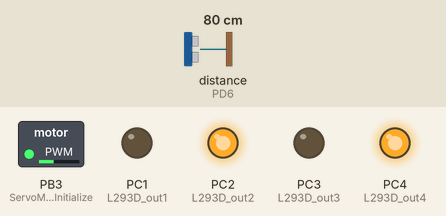
Recording of a program running on a simulated ATmega32, built with avr-gcc and emulated at 16 MHz. Parts: switched loads named in the program (green lamp = pin HIGH), output pins drawn as LEDs (lit = HIGH). Wiring (inferred from the names in the program): ultrasonic range finder: trigger PD3; echo PD6. Dashed ring = blinking. The inputs (shaded band) are chosen by the test bench; at power-on: distance to the obstacle (sensor on PD6) 80 cm. The echo pulse lasts 58.3 µs per cm; pins used as bus, display or sensor lines are not drawn.

Above: at 1.2 s.
1.3 s: distance to the obstacle (sensor on PD6) set to 34 cm
2.8 s: distance to the obstacle (sensor on PD6) set to 31 cm
At 4.08 s:
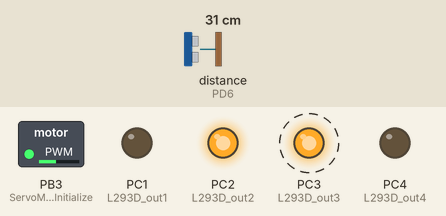
At 4.48 s:
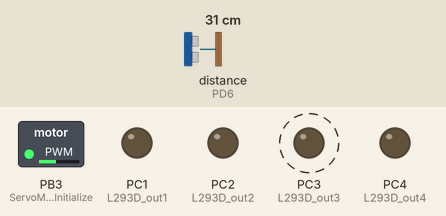
5.8 s: distance to the obstacle (sensor on PD6) set to 18 cm
8.8 s: distance to the obstacle (sensor on PD6) set to 35 cm
At 9.7 s:
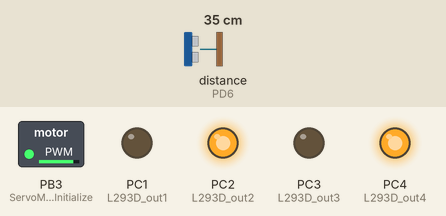
Timing chart, 0 to 11.7 s (numbered marks = the images above; inputs shaded):
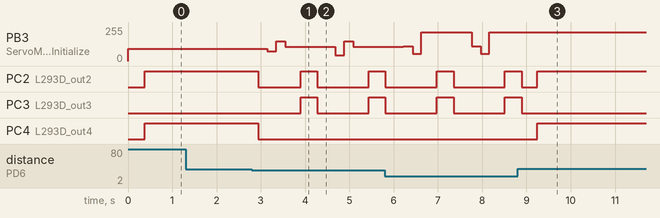

The program:

main.c
```c
/*
* final project.c
*
* Created: 10/11/2022 18:19:24
* Author : Computec
*/

#include <avr/io.h>
#include "main.h"

#define DELAY    200
int main(void)
{

	Uint16_t F_Distance;   // Forward distance
	Uint16_t R_Distance;   // Right distance
	Uint16_t L_Distance;   // left distance
	ServoMotor_Initialize();
	ServoMotor_Rotate(ANGLE0);
	_delay_ms(DELAY);
	timer1_init();         //TO control HCSR04
	TIMER2_voidInit();     //to control speed
	sei();  // ENABLE GLOBAL INTERRPUT
	HCSR04_init();
	LCD_initializing();
	L293D_init();
	while(1){

		F_Distance = Get_distance();
		if(F_Distance > 30)
		{
		lcd_goto_xy(0,0);
		LCD_write_string((uint8_t*)"car go forward");
		lcd_goto_xy(1,1);
		LCD_write_string((uint8_t*)"FD = ");
		LCD_write_num(F_Distance);
		LCD_write_string((uint8_t*)"cm");
		L293D_Forward(); //car go forward
		}
		else if((F_Distance < 30)&&(F_Distance <=15))
		{
		L293D_off();
		_delay_ms(DELAY);
		LCD_Clear();
		lcd_goto_xy(0,0);
		LCD_write_string((uint8_t*)"car turn 180");
		lcd_goto_xy(1,1);
		LCD_write_string((uint8_t*)"FD = ");
		LCD_write_num(F_Distance);
		LCD_write_string((uint8_t*)"cm");
		L293D_Turn180(); //car turn 180
		}
		else if ((F_Distance <= 30) && (F_Distance >15))
		{
		L293D_off();
		_delay_ms(DELAY);
		LCD_Clear();
		ServoMotor_Rotate(ANGLEP90);
		_delay_ms(DELAY);
		R_Distance = Get_distance();
		ServoMotor_Rotate(ANGLEN90);
		_delay_ms(DELAY);
		L_Distance = Get_distance();
		ServoMotor_Rotate(ANGLE0);
		_delay_ms(DELAY);
		if(L_Distance > R_Distance)
		{
		LCD_Clear();
		lcd_goto_xy(0,0);
		LCD_write_string((uint8_t*)"car turn left");
		lcd_goto_xy(1,1);
		LCD_write_string((uint8_t*)"LD = ");
		LCD_write_num(L_Distance);
		LCD_write_string((uint8_t*)"cm");
		L293D_TurnLeft();
		L293D_off();
		_delay_ms(DELAY);
		}
		else if(R_Distance >=L_Distance)
		{
		LCD_Clear();
		lcd_goto_xy(0,0);
		LCD_write_string((uint8_t*)"car turn right");
		lcd_goto_xy(1,1);
		LCD_write_string((uint8_t*)"RD = ");
		LCD_write_num(R_Distance);
		LCD_write_string((uint8_t*)"cm");
		L293D_TurnRight();
		L293D_off();
		_delay_ms(DELAY);
		}
		}
		//Reast all distanc
		F_Distance = 0;
		L_Distance = 0;
		R_Distance = 0;
	}

	return 0;
}
```

HCSR04_Inerface.c
```c
/*
* HCSR04_Inerface.c
*
* Created: 19/11/2022 02:57:02
*  Author: Computec
*/
#include "HCSR04_Private.h"

void HCSR04_init(void)
{
	DIO_SetPin_Direction(HCSR04_TRIG_PORT,HCSR04_TRIG_PIN,HCSR04_Out);
	DIO_SetPin_Direction(HCSR04_ECHO_PORT,HCSR04_ECHO_PIN,HCSR04_in);
}
Uint16_t Get_distance(void)
{
	uint32_t TIME;
	Uint16_t Distance;
	DIO_SetPin_value(HCSR04_TRIG_PORT,HCSR04_TRIG_PIN,HCSR04_Low);
	_delay_us(5);
	DIO_SetPin_value(HCSR04_TRIG_PORT,HCSR04_TRIG_PIN,HCSR04_HIGH);
	_delay_us(10);
	DIO_SetPin_value(HCSR04_TRIG_PORT,HCSR04_TRIG_PIN,HCSR04_Low);
	TIME = ReturnTime();
	Distance = (uint16_t)( TIME * (0.034 / 2) );
	return Distance;
}
```

L293D_Interface.c
```c
/*
* L293D_Interface.c
*
* Created: 16/11/2022 20:08:08
*  Author: Computec
*/
#include "L293D_Private.h"

void L293D_init(void)
{
	DIO_SetPin_Direction(L293D_Port,L293D_out1,L293_Output);
	DIO_SetPin_Direction(L293D_Port,L293D_out2,L293_Output);
	DIO_SetPin_Direction(L293D_Port,L293D_out3,L293_Output);
	DIO_SetPin_Direction(L293D_Port,L293D_out4,L293_Output);
}
void L293D_Forward(void)
{
	DIO_SetPin_value(L293D_Port,L293D_out1,L293_low);
	DIO_SetPin_value(L293D_Port,L293D_out2,L293_HIGH);
	DIO_SetPin_value(L293D_Port,L293D_out3,L293_low);
	DIO_SetPin_value(L293D_Port,L293D_out4,L293_HIGH);
}
void L293D_Reverse(void)
{
	DIO_SetPin_value(L293D_Port,L293D_out1,L293_HIGH);
	DIO_SetPin_value(L293D_Port,L293D_out2,L293_low);
	DIO_SetPin_value(L293D_Port,L293D_out3,L293_HIGH);
	DIO_SetPin_value(L293D_Port,L293D_out4,L293_low);
	_delay_ms(850);
}
void L293D_TurnRight(void)
{
	DIO_SetPin_value(L293D_Port,L293D_out1,L293_low);
	DIO_SetPin_value(L293D_Port,L293D_out2,L293_HIGH);
	DIO_SetPin_value(L293D_Port,L293D_out3,L293_HIGH);
	DIO_SetPin_value(L293D_Port,L293D_out4,L293_low);
	_delay_ms(375);
}
void L293D_TurnLeft(void)
{
	DIO_SetPin_value(L293D_Port,L293D_out1,L293_HIGH);
	DIO_SetPin_value(L293D_Port,L293D_out2,L293_low);
	DIO_SetPin_value(L293D_Port,L293D_out3,L293_low);
	DIO_SetPin_value(L293D_Port,L293D_out4,L293_HIGH);
	_delay_ms(375);
}
void L293D_Turn180(void)
{
	DIO_SetPin_value(L293D_Port,L293D_out1,L293_low);
	DIO_SetPin_value(L293D_Port,L293D_out2,L293_HIGH);
	DIO_SetPin_value(L293D_Port,L293D_out3,L293_HIGH);
	DIO_SetPin_value(L293D_Port,L293D_out4,L293_low);
	_delay_ms(800);
}
void L293D_off(void)
{
	DIO_SetPin_value(L293D_Port,L293D_out1,L293_low);
	DIO_SetPin_value(L293D_Port,L293D_out2,L293_low);
	DIO_SetPin_value(L293D_Port,L293D_out3,L293_low);
	DIO_SetPin_value(L293D_Port,L293D_out4,L293_low);
}
```

Servo_Inerface.c
```c
/*
* Servo_Inerface.c
*
* Created: 14/11/2022 21:22:14
*  Author: Computec
*/
#include "Servo_Private.h"

void ServoMotor_Initialize(void)
{
	//Define Direction for OCR0 pin as output
	Set_Bit(DDRB, PB3);
	//Choose mode from timer0 modes
	Set_Bit(TCCR0, WGM01);Set_Bit(TCCR0, WGM00);
	//Choose non-inverting mode
	Set_Bit(TCCR0, COM01);Clr_Bit(TCCR0, COM00);
	//Choose Prescaler
	Set_Bit(TCCR0, CS02);Clr_Bit(TCCR0, CS01);Clr_Bit(TCCR0, CS00);
	//Set new top value
	ICR1 = 1250;
}
void ServoMotor_Rotate(Fint32_t angle)
{
	OCR0 = ((ICR1 * angle) / 100) - 1;
}
```

Standard_Types.h
```c
/*
 * Standard_Types.h
 *
 * Created: 10/11/2022 18:24:07
 *  Author: Computec
 */


#ifndef STANDARD_TYPES_H_
#define STANDARD_TYPES_H_

typedef unsigned char Uint8_t;
typedef unsigned short int Uint16_t;
typedef unsigned long int Uint32_t;

typedef signed char Sint8_t;
typedef signed short int Sint16_t;
typedef signed long int Sint32_t;

typedef float Fint32_t;
typedef double Fint64_t;

#endif /* STANDARD_TYPES_H_ */
```

TIMER_Interface.c
```c
/*
 * TIMER_Interface.c
 *
 * Created: 19/11/2022 02:49:16
 *  Author: Computec
 */
#include "TIMER_Private.h"


/*static global to increased if Timer1 Register over Flow */
volatile static uint8_t TimerOverflow=0;


/*TIMER2 *****************************************************************************************/

void TIMER2_voidInit()
{
/*set TIMER2 Waveform Generation Mode:  Fast PWM Mode*/
Set_Bit(TCCR2,WGM20);
Set_Bit(TCCR2,WGM21);

/*Set Compare Match Output Mode Clear OC2 on compare match, set OC2 at TOP*/
Set_Bit(TCCR2,COM21);
Clr_Bit(TCCR2,COM20);

/*set Compare Value*/
OCR2 = 100;


/*Set TIMER2 prescaling: division by 64*/
/*first clear he three Clock Select bits select the clock source to be used by the Timer/Counter*/
TCCR2 &= 0b11111000;

TCCR2 |= 4;
}

/*TIMER1**************************************************************/

void TIMER1_ISR(void)
{
	TimerOverflow ++;	// Increment Timer Overflow count
}


void timer1_init(void)
{
	//Enable interbut
	Set_Bit(TIMSK,TOIE1);
	 //Set all bit to zero Normal operation
	TCCR1A = 0;
	TCCR1B = 0;
}
uint32_t ReturnTime(void)
{
	uint32_t Time_for_echo;
	TCNT1 = 0;             //clear timer counter
	TCCR1B = 0x41;	      // Capture on rising edge, No prescaler
	Set_Bit(TIFR,ICF1);   // Clear ICP flag (Input Capture flag)
	Set_Bit(TIFR,TOV1);   // Clear Timer Overflow flag
	while(Get_Bit(TIFR,ICF1)!=1);  //Wait for rising edge
	TCNT1 = 0;	                  // Clear Timer counter
	TCCR1B = 0x01;	              // Capture on falling edge, No prescaler
	Set_Bit(TIFR,ICF1);   // Clear ICP flag (Input Capture flag)
	Set_Bit(TIFR,TOV1);   // Clear Timer Overflow flag
	TimerOverflow = 0;     // clear timer over flow counter
	while(Get_Bit(TIFR,ICF1)!=1);  //Wait for falling edge
	Time_for_echo = ( ICR1 + ( 65535 * TimerOverflow) ) / 16 ;
	return Time_for_echo;
}
// TIMER1 OVER FLOW ISR
void __vector_9(void)				__attribute__((signal));
void __vector_9(void)
{
	TIMER1_ISR();
}
```

main.h
```c
/*
 * main.h
 *
 * Created: 10/11/2022 18:20:42
 *  Author: Computec
 */


#ifndef MAIN_H_
#define MAIN_H_

#include "CPU_Configration.h"
#include "LCD_Private.h"
#include "Servo_Private.h"
#include "L293D_Private.h"
#include "HCSR04_Private.h"


#endif /* MAIN_H_ */
```

CPU_Configration.h
```c
/*
 * CPU_Configration.h
 *
 * Created: 10/11/2022 18:24:22
 *  Author: Computec
 */


#ifndef CPU_CONFIGRATION_H_
#define CPU_CONFIGRATION_H_

#undef F_CPU
#define F_CPU 16000000
#include <avr/io.h>
#include <avr/interrupt.h>
#include <util/delay.h>
#include "Bit_Math.h"
#include "Standard_Types.h"
#include "DIO_Private.h"
#include "TIMER_Private.h"


#endif /* CPU_CONFIGRATION_H_ */
```

HCSR04_Configration.h
```c
/*
 * HCSR04_Configration.h
 *
 * Created: 19/11/2022 02:56:07
 *  Author: Computec
 */


#ifndef HCSR04_CONFIGRATION_H_
#define HCSR04_CONFIGRATION_H_

#include "CPU_Configration.h"

#define HCSR04_TRIG_PORT			DIO_PORTD
#define HCSR04_TRIG_PIN				DIO_PIN3

#define HCSR04_ECHO_PORT            DIO_PORTD
#define HCSR04_ECHO_PIN             DIO_PIN6

#define HCSR04_Out   DIO_output
#define HCSR04_in   DIO_Input


#define HCSR04_HIGH   DIO_HIGH
#define HCSR04_Low    DIO_LOW


#endif /* HCSR04_CONFIGRATION_H_ */
```

L293D_Configration.h
```c
/*
 * L293D_Configration.h
 *
 * Created: 16/11/2022 20:07:35
 *  Author: Computec
 */


#ifndef L293D_CONFIGRATION_H_
#define L293D_CONFIGRATION_H_

#include "CPU_Configration.h"

#define L293D_Port  DIO_PORTC
#define L293D_out1  DIO_PIN1
#define L293D_out2  DIO_PIN2
#define L293D_out3  DIO_PIN3
#define L293D_out4  DIO_PIN4

#define L293_Output  DIO_output
#define L293_HIGH    DIO_HIGH
#define L293_low     DIO_LOW

#endif /* L293D_CONFIGRATION_H_ */
```

LCD_Configration.h
```c
/*
 * LCD_Configration.h
 *
 * Created: 14/11/2022 17:46:37
 *  Author: Computec
 */


#ifndef LCD_CONFIGRATION_H_
#define LCD_CONFIGRATION_H_

#include "CPU_Configration.h"

#define LCD              PORTA
#define LCD_cntrl_prt    DIO_PORTB
#define LCD_data_prt     DIO_PORTA
#define LCD_D0           DIO_PIN4
#define LCD_D1           DIO_PIN5
#define LCD_D2           DIO_PIN6
#define LCD_D3           DIO_PIN7
#define LCD_D4           DIO_PIN4
#define LCD_D5           DIO_PIN5
#define LCD_D6           DIO_PIN6
#define LCD_D7           DIO_PIN7
#define LCD_RS           DIO_PIN1
#define LCD_RW           DIO_PIN2
#define LCD_EN           DIO_PIN4
#define LCD_OUT          DIO_output
#define LCD_LOW          DIO_LOW
#define LCD_HIGH         DIO_HIGH

#endif /* LCD_CONFIGRATION_H_ */
```

Servo_Configration.h
```c
/*
 * Servo_Configration.h
 *
 * Created: 14/11/2022 21:21:41
 *  Author: Computec
 */


#ifndef SERVO_CONFIGRATION_H_
#define SERVO_CONFIGRATION_H_

#include "CPU_Configration.h"


 #define ANGLE0    7.54
 #define ANGLEP90    10
 #define ANGLEN90    5


#endif /* SERVO_CONFIGRATION_H_ */
```

TIMER_Configration.h
```c
/*
 * TIMER_Configration.h
 *
 * Created: 19/11/2022 02:48:29
 *  Author: Computec
 */


#ifndef TIMER_CONFIGRATION_H_
#define TIMER_CONFIGRATION_H_

#include "CPU_Configration.h"


#endif /* TIMER_CONFIGRATION_H_ */
```

LCD_Interface.c
```c
/*
* LCD_Interface.c
*
* Created: 14/11/2022 17:47:04
*  Author: Computec
*/
#include "LCD_Private.h"

void LCD_initializing(void)
{
	DIO_SetPin_Direction(LCD_cntrl_prt,LCD_EN,LCD_OUT);
	DIO_SetPin_Direction(LCD_cntrl_prt,LCD_RS,LCD_OUT);
	DIO_SetPin_Direction(LCD_cntrl_prt,LCD_RW,LCD_OUT);

	DIO_SetPin_Direction(LCD_data_prt,LCD_D4,LCD_OUT);
	DIO_SetPin_Direction(LCD_data_prt,LCD_D5,LCD_OUT);
	DIO_SetPin_Direction(LCD_data_prt,LCD_D6,LCD_OUT);
	DIO_SetPin_Direction(LCD_data_prt,LCD_D7,LCD_OUT);

	LCD_write_command(0x33);
	LCD_write_command(0x32);
	LCD_write_command(0x28);
	LCD_write_command(0x01); // clear display screen
	LCD_write_command(0x02); //  return home
	LCD_write_command(0x06); // shift cursor to right
	LCD_write_command(0x0C); // display on , cursor off
}
void LCD_write_command(uint8_t command)
{
	//select the command register
	DIO_SetPin_value(LCD_cntrl_prt,LCD_RS,LCD_LOW);
	//select write on screen
	DIO_SetPin_value(LCD_cntrl_prt,LCD_RW,LCD_LOW);
	//insure that enable is low
	DIO_SetPin_value(LCD_cntrl_prt,LCD_EN,LCD_LOW);
	// send the high nibble
	LCD=(command & 0xF0);
	DIO_SetPin_value(LCD_cntrl_prt,LCD_EN,LCD_HIGH);
	_delay_ms(1);
	DIO_SetPin_value(LCD_cntrl_prt,LCD_EN,LCD_LOW);
	//send low nibble
	LCD=(command & 0x0F)<<4;
	DIO_SetPin_value(LCD_cntrl_prt,LCD_EN,LCD_HIGH);
	_delay_ms(1);
	DIO_SetPin_value(LCD_cntrl_prt,LCD_EN,LCD_LOW);
	_delay_ms(2);
}
void LCD_write_character(uint8_t character)
{
	//select the data register
	DIO_SetPin_value(LCD_cntrl_prt,LCD_RS,LCD_HIGH);
	//select write on screen
	DIO_SetPin_value(LCD_cntrl_prt,LCD_RW,LCD_LOW);
	//insure that enable is low
	DIO_SetPin_value(LCD_cntrl_prt,LCD_EN,LCD_LOW);
	// send the high nibble
	LCD=(character & 0xF0);
	DIO_SetPin_value(LCD_cntrl_prt,LCD_EN,LCD_HIGH);
	_delay_ms(1);
	DIO_SetPin_value(LCD_cntrl_prt,LCD_EN,LCD_LOW);
	//send low nibble
	LCD=(character & 0x0F)<<4;
	DIO_SetPin_value(LCD_cntrl_prt,LCD_EN,LCD_HIGH);
	_delay_ms(1);
	DIO_SetPin_value(LCD_cntrl_prt,LCD_EN,LCD_LOW);
	_delay_ms(2);
}
void LCD_write_string(uint8_t* str)
{
	while(*str!='\0')
	{
		LCD_write_character(*str);
		_delay_ms(2);
		str++;

	}
}
void LCD_write_num(Uint32_t number)
{
	char num[10];
	ltoa(number, (char*)num, 10);
	LCD_write_string((uint8_t*)num);

}
void LCD_Clear(void)
{
	LCD_write_command (0x01);
}
void lcd_goto_xy (uint8_t line,uint8_t pos)				//line = 0 or 1
{
	LCD_write_command((0x80|(line<<6))+pos);
	_delay_us (50);
}
```

Bit_Math.h
```c
/*
 * Bit_Math.h
 *
 * Created: 10/11/2022 18:23:34
 *  Author: Computec
 */


#ifndef BIT_MATH_H_
#define BIT_MATH_H_

#define Set_Bit(Reg , Bit) Reg|=(1<<Bit)
#define Clr_Bit(Reg , Bit) Reg&=~(1<<Bit)
#define Togl_Bit(Reg , Bit) Reg^=(1<<Bit)
#define Get_Bit(Reg , Bit) ((Reg>>Bit)&1)

#endif /* BIT_MATH_H_ */
```

DIO_Configration.h
```c
/*
 * DIO_Configration.h
 *
 * Created: 10/11/2022 18:21:49
 *  Author: Computec
 */


#ifndef DIO_CONFIGRATION_H_
#define DIO_CONFIGRATION_H_

#include "Cpu_configration.h"
#include "DIO_Adress.h"

typedef enum
{
	DIO_PORTA = 0,
	DIO_PORTB = 1,
	DIO_PORTC = 2,
	DIO_PORTD = 3
}DIO_PORT;

typedef enum
{
	DIO_PIN0 = 0,
	DIO_PIN1 = 1,
	DIO_PIN2 = 2,
	DIO_PIN3 = 3,
	DIO_PIN4 = 4,
	DIO_PIN5 = 5,
	DIO_PIN6 = 6,
	DIO_PIN7 = 7
}DIO_PIN;

typedef enum
{
	DIO_Input = 0,
	DIO_output = 1

}DIO_State;

typedef enum
{
	DIO_LOW = 0,
	DIO_HIGH = 1
}DIO_Statues;

#endif /* DIO_CONFIGRATION_H_ */
```

DIO_Interface.c
```c
/*
 * DIO_Interface.c
 *
 * Created: 10/11/2022 18:22:18
 *  Author: Computec
 */
#include "DIO_Private.h"
void DIO_SetPin_Direction(DIO_PORT port, DIO_PIN pin, DIO_State state){
	switch(state){
		case DIO_Input:
		switch(port){
			case DIO_PORTA:
			Clr_Bit(DDRA, pin);
			break;
			case DIO_PORTB:
			Clr_Bit(DDRB, pin);
			break;
			case DIO_PORTC:
			Clr_Bit(DDRC, pin);
			break;
			case DIO_PORTD:
			Clr_Bit(DDRD, pin);
			break;
		}
		break;
		case DIO_output:
		switch(port){
			case DIO_PORTA:
			Set_Bit(DDRA, pin);
			break;
			case DIO_PORTB:
			Set_Bit(DDRB, pin);
			break;
			case DIO_PORTC:
			Set_Bit(DDRC, pin);
			break;
			case DIO_PORTD:
			Set_Bit(DDRD, pin);
			break;
		}
		break;
	}
}
void DIO_SetPin_value(DIO_PORT port, DIO_PIN pin, DIO_Statues statues){
	switch(statues){
		case DIO_LOW:
		switch(port){
			case DIO_PORTA:
			Clr_Bit(PORTA, pin);
			break;
			case DIO_PORTB:
			Clr_Bit(PORTB, pin);
			break;
			case DIO_PORTC:
			Clr_Bit(PORTC, pin);
			break;
			case DIO_PORTD:
			Clr_Bit(PORTD, pin);
			break;
		}
		break;
		case DIO_HIGH:
		switch(port){
			case DIO_PORTA:
			Set_Bit(PORTA, pin);
			break;
			case DIO_PORTB:
			Set_Bit(PORTB, pin);
			break;
			case DIO_PORTC:
			Set_Bit(PORTC, pin);
			break;
			case DIO_PORTD:
			Set_Bit(PORTD, pin);
			break;
		}
		break;
	}
}
void DIO_TogglePin_value(DIO_PORT port, DIO_PIN pin){
	switch(port){
		case DIO_PORTA:
		Togl_Bit(PORTA, pin);
		break;
		case DIO_PORTB:
		Togl_Bit(PORTB, pin);
		break;
		case DIO_PORTC:
		Togl_Bit(PORTC, pin);
		break;
		case DIO_PORTD:
		Togl_Bit(PORTD, pin);
		break;
	}
}
uint8_t DIO_ReadPin_value(DIO_PORT port, DIO_PIN pin){
	uint8_t val = 0;
	switch(port){
		case DIO_PORTA:
		val = Get_Bit(PINA, pin);
		break;
		case DIO_PORTB:
		val = Get_Bit(PINB, pin);
		break;
		case DIO_PORTC:
		val = Get_Bit(PINC, pin);
		break;
		case DIO_PORTD:
		val = Get_Bit(PIND, pin);
		break;
	}
	return val;
}
void DIO_SetPin_pullup(DIO_PORT port, DIO_PIN pin){
	switch(port){
		case DIO_PORTA:
		Set_Bit(PORTA, pin);
		break;
		case DIO_PORTB:
		Set_Bit(PORTB, pin);
		break;
		case DIO_PORTC:
		Set_Bit(PORTC, pin);
		break;
		case DIO_PORTD:
		Set_Bit(PORTD, pin);
		break;
	}
}
```

DIO_Private.h
```c
/*
 * DIO_Private.h
 *
 * Created: 10/11/2022 18:22:03
 *  Author: Computec
 */


#ifndef DIO_PRIVATE_H_
#define DIO_PRIVATE_H_

#include "DIO_Configration.h"
void DIO_SetPin_Direction(DIO_PORT port, DIO_PIN pin, DIO_State state);
void DIO_SetPin_value(DIO_PORT port, DIO_PIN pin, DIO_Statues statues);
void DIO_TogglePin_value(DIO_PORT port, DIO_PIN pin);
uint8_t DIO_ReadPin_value(DIO_PORT port, DIO_PIN pin);
void DIO_SetPin_pullup(DIO_PORT port, DIO_PIN pin);

#endif /* DIO_PRIVATE_H_ */
```

DIO_adress.h
```c
/*
 * DIO_adress.h
 *
 * Created: 10/11/2022 18:21:36
 *  Author: Computec
 */


#ifndef DIO_ADRESS_H_
#define DIO_ADRESS_H_

/*
#define PORTA (*(volatile uint8_t*)0x3B)
#define DDRA (*(volatile uint8_t*)0x3A)
#define PINA (*(volatile uint8_t*)0x39)

#define PORTB (*(volatile uint8_t*)0x38)
#define DDRB (*(volatile uint8_t*)0x37)
#define PINB (*(volatile uint8_t*)0x36)

#define PORTC (*(volatile uint8_t*)0x35)
#define DDRC (*(volatile uint8_t*)0x34)
#define PINC (*(volatile uint8_t*)0x33)

#define PORTD (*(volatile uint8_t*)0x32)
#define DDRD (*(volatile uint8_t*)0x31)
#define PIND (*(volatile uint8_t*)0x30)
*/


#endif /* DIO_ADRESS_H_ */
```

HCSR04_Private.h
```c
/*
 * HCSR04_Private.h
 *
 * Created: 19/11/2022 02:56:51
 *  Author: Computec
 */


#ifndef HCSR04_PRIVATE_H_
#define HCSR04_PRIVATE_H_

#include "HCSR04_Configration.h"

void HCSR04_init(void);
Uint16_t Get_distance(void);

#endif /* HCSR04_PRIVATE_H_ */
```

L293D_Private.h
```c
/*
 * L293D_Private.h
 *
 * Created: 16/11/2022 20:07:48
 *  Author: Computec
 */


#ifndef L293D_PRIVATE_H_
#define L293D_PRIVATE_H_

#include "L293D_Configration.h"

void L293D_init(void);
void L293D_Forward(void);
void L293D_Reverse(void);
void L293D_TurnRight(void);
void L293D_TurnLeft(void);
void L293D_Turn180(void);
void L293D_off(void);

#endif /* L293D_PRIVATE_H_ */
```

LCD_Private.h
```c
/*
 * LCD_Private.h
 *
 * Created: 14/11/2022 17:46:53
 *  Author: Computec
 */


#ifndef LCD_PRIVATE_H_
#define LCD_PRIVATE_H_

#include "LCD_Configration.h"

void LCD_initializing(void);
void LCD_write_command(uint8_t command);
void LCD_write_character(uint8_t character);
void LCD_write_string(uint8_t* str);
void LCD_write_num(Uint32_t number);
void LCD_Clear(void);
void lcd_goto_xy (uint8_t line,uint8_t pos);


#endif /* LCD_PRIVATE_H_ */
```

Source omitted: Servo_Private.h (273 bytes), TIMER_Private.h (480 bytes)

Measured:
- the behaviour switches between 32 and 31 cm on distance to the obstacle (sensor on PD6) (found by bisection; images 0 and 1)
- after the input at 1.3 s, every drawn part: stays the same
- after the input at 2.8 s, PB3 (ServoMotor_Initialize): 93/255 → 75/255 after 0.35 s, → 149/255 0.20 s later, → 107/255 0.20 s later, → 43/255 1.1 s later, … (6 changes in this stretch); PC2 (L293D_out2): HIGH → LOW after 0.14 s, → HIGH 0.96 s later, → LOW 0.38 s later, → HIGH 1.2 s later
- after the input at 8.8 s, PB3 (ServoMotor_Initialize): stops changing and stays 217/255; PC3 (L293D_out3): goes on until 8.9 s, then stays LOW; PC4 (L293D_out4): LOW → HIGH after 0.44 s
